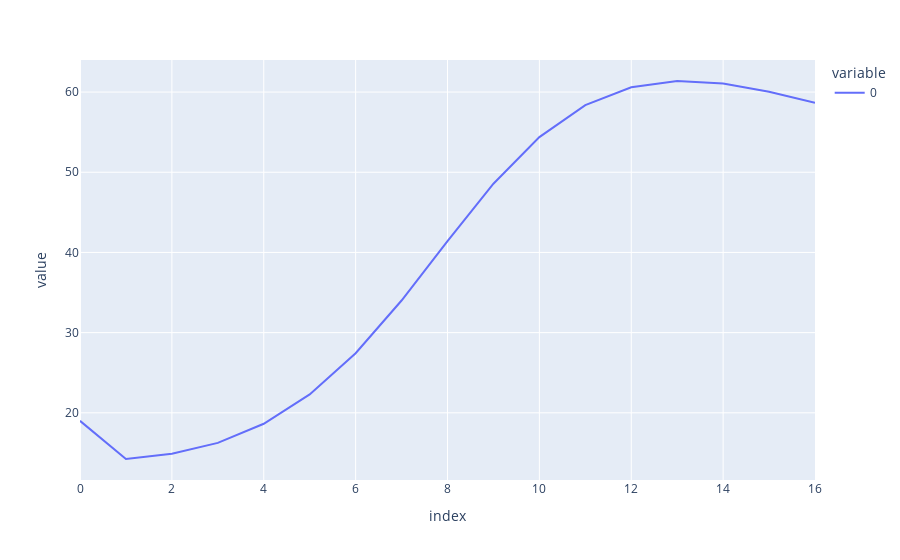

This figure's notebook cell:
### Code cell
px.line(Os)

### Figure 1 — Plotly figure (JSON) as saved in the notebook; plotly's stock layout.template omitted (floating-point values rounded to 4 significant figures)
{"data": [{"hovertemplate": "variable=0<br>index=%{x}<br>value=%{y}<extra></extra>", "legendgroup": "0", "line": {"color": "#636efa", "dash": "solid"}, "marker": {"symbol": "circle"}, "mode": "lines", "name": "0", "orientation": "v", "showlegend": true, "type": "scatter", "x": [0, 1, 2, 3, 4, 5, 6, 7, 8, 9, 10, 11, 12, 13, 14, 15, 16], "xaxis": "x", "y": [19, 14.24, 14.9, 16.25, 18.64, 22.29, 27.43, 34.0, 41.42, 48.57, 54.39, 58.37, 60.59, 61.38, 61.06, 60.03, 58.66], "yaxis": "y"}], "layout": {"legend": {"title": {"text": "variable"}, "tracegroupgap": 0}, "margin": {"t": 60}, "xaxis": {"anchor": "y", "domain": [0, 1], "title": {"text": "index"}}, "yaxis": {"anchor": "x", "domain": [0, 1], "title": {"text": "value"}}}}
